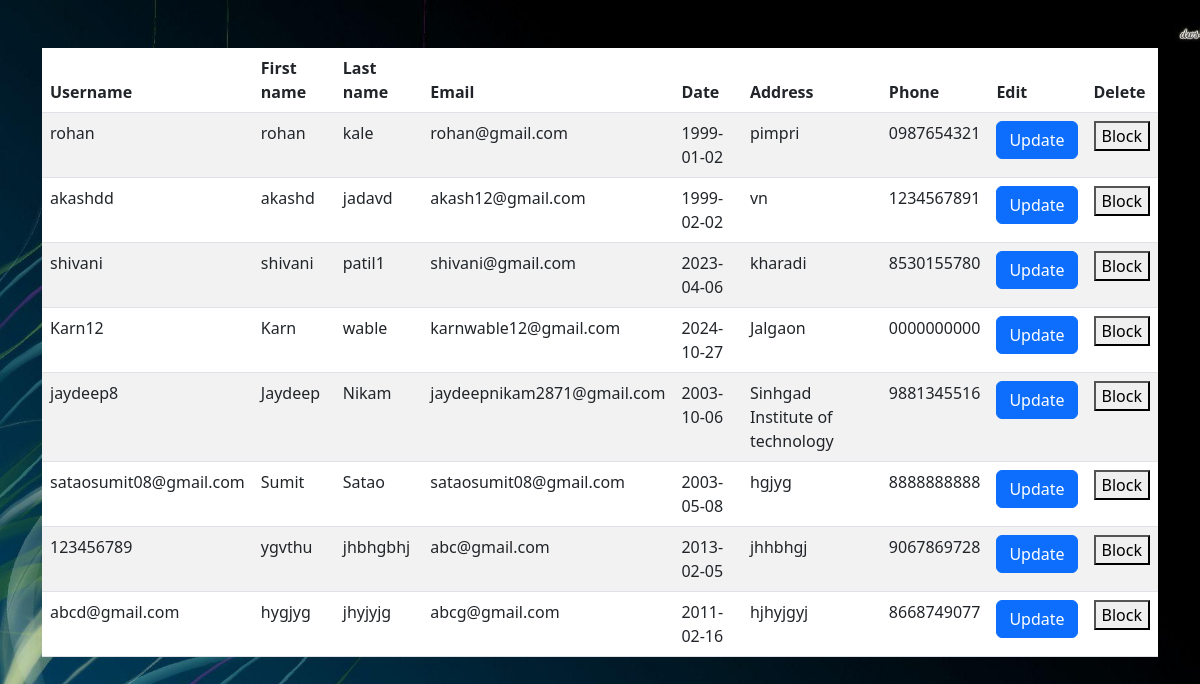
Page /view_user on the committed database.
### app.py (models this page shows)
class Users(db.Model):
    id = db.Column(db.Integer, primary_key=True)
    username = db.Column(db.String(20), unique=True, nullable=False)
    uname = db.Column(db.String(20), unique=True, nullable=False)
    lname = db.Column(db.String(20), unique=True, nullable=False)
    email = db.Column(db.String(120), unique=True, nullable=False)
    date = db.Column(db.String(120), unique=True, nullable=False)
    address = db.Column(db.String(20), unique=True, nullable=False)
    phone = db.Column(db.String(20), unique=True, nullable=False)
    pass1 = db.Column(db.String(60), nullable=False)

### app.py (the view)
@app.route("/view_user")
def view_user():
    users = Users.query.all()
    return render_template('view_user.html', users=users)

### templates/view_user.html (shortened to what this page needs)
<!doctype html>
<html lang="en">
  <head>
    <link href="https://cdn.jsdelivr.net/npm/bootstrap@5.3.0/dist/css/bootstrap.min.css" rel="stylesheet">
  </head>
  <body>
    <body>
        <div class="container my-5">
          <table class="table table-striped">
            <thead>
              <tr>
                <th scope="col"> Username</th>
                <th scope="col"> First  name</th>
                <th scope="col"> Last name</th>
                <th scope="col">Email</th>
                <th scope="col"> Date</th>
                <th scope="col"> Address</th>
                <th scope="col"> Phone</th>
                <th scope="col"> Edit</th>
                <th scope="col"> Delete</th>
              </tr>
            </thead>
            <tbody>
              {% for user in users %}
              <tr>
                <td colspan="">{{user.username}}</td>
                <td colspan="">{{user.uname}}</td>
                <td colspan="">{{user.lname}}</td>
                <td colspan="">{{user.email}}</td>
                <td colspan="">{{user.date}}</td>
                <td colspan="">{{user.address}}</td>
                <td colspan="">{{user.phone}}</td>
                  <td>  <a class="btn btn-primary" href="{{ url_for('edit_user', id=user.id) }}" role="button">Update</a></td>
                  <td>  <form method="post" action="{{ url_for('delete_user', id=user.id) }}" style="display: inline;">
                    <button type="submit">Block</button>
                  </form></td>
              </tr>
              {% endfor %}</tbody></table></div>
  </body>
</html>

### templates/view_user.html (style rules this page uses)
body { background-image: url("/static/images/nh.jpg"); background-repeat: no-repeat; background-size: cover; }

### rows in the picture
Users: username "rohan", uname "rohan", lname "kale", email "rohan@gmail.com", date "1999-01-02", address "pimpri", phone "0987654321"
Users: username "akashdd", uname "akashd", lname "jadavd", email "akash12@gmail.com", date "1999-02-02", address "vn", phone "1234567891"
Users: username "shivani", uname "shivani", lname "patil1", email "shivani@gmail.com", date "2023-04-06", address "kharadi", phone "8530155780"
Users: username "Karn12", uname "Karn", lname "wable", email "karnwable12@gmail.com", date "2024-10-27", address "Jalgaon", phone "0000000000"
Users: username "jaydeep8", uname "Jaydeep", lname "Nikam", email "jaydeepnikam2871@gmail.com", date "2003-10-06", address "Sinhgad Institute of technology", phone "9881345516"
Users: username "sataosumit08@gmail.com", uname "Sumit", lname "Satao", email "sataosumit08@gmail.com", date "2003-05-08", address "hgjyg", phone "8888888888"
Users: username "123456789", uname "ygvthu", lname "jhbhgbhj", email "abc@gmail.com", date "2013-02-05", address "jhhbhgj", phone "9067869728"
Users: username "abcd@gmail.com", uname "hygjyg", lname "jhyjyjg", email "abcg@gmail.com", date "2011-02-16", address "hjhyjgyj", phone "8668749077"
